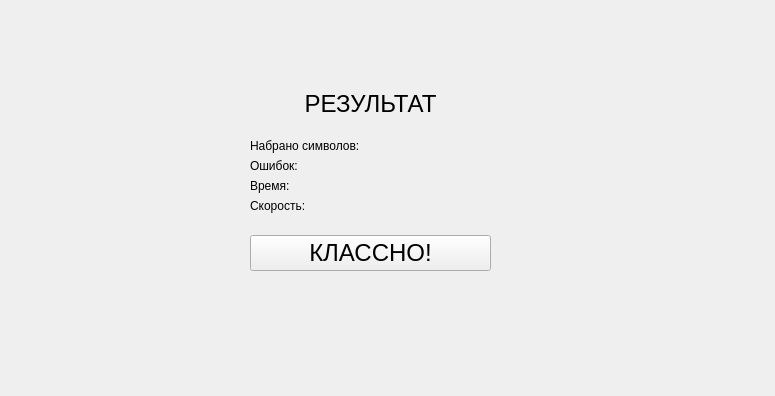
<?xml version="1.0" encoding="UTF-8"?>
<ui version="4.0">
 <class>result</class>
 <widget class="QDialog" name="result">
  <property name="geometry">
   <rect>
    <x>0</x>
    <y>0</y>
    <width>775</width>
    <height>396</height>
   </rect>
  </property>
  <property name="windowTitle">
   <string>Dialog</string>
  </property>
  <property name="locale">
   <locale language="Russian" country="Russia"/>
  </property>
  <widget class="QWidget" name="verticalLayoutWidget">
   <property name="geometry">
    <rect>
     <x>250</x>
     <y>90</y>
     <width>241</width>
     <height>181</height>
    </rect>
   </property>
   <layout class="QVBoxLayout" name="verticalLayout_3">
    <item>
     <widget class="QLabel" name="label_4">
      <property name="font">
       <font>
        <family>Arial</family>
        <pointsize>18</pointsize>
       </font>
      </property>
      <property name="text">
       <string>РЕЗУЛЬТАТ</string>
      </property>
      <property name="alignment">
       <set>Qt::AlignCenter</set>
      </property>
     </widget>
    </item>
    <item>
     <spacer name="verticalSpacer_3">
      <property name="orientation">
       <enum>Qt::Vertical</enum>
      </property>
      <property name="sizeHint" stdset="0">
       <size>
        <width>20</width>
        <height>40</height>
       </size>
      </property>
     </spacer>
    </item>
    <item>
     <layout class="QHBoxLayout" name="horizontalLayout">
      <item>
       <layout class="QVBoxLayout" name="verticalLayout">
        <item>
         <widget class="QLabel" name="label1">
          <property name="text">
           <string>Набрано символов: </string>
          </property>
         </widget>
        </item>
        <item>
         <widget class="QLabel" name="label2">
          <property name="text">
           <string>Ошибок:</string>
          </property>
         </widget>
        </item>
        <item>
         <widget class="QLabel" name="label3">
          <property name="text">
           <string>Время:</string>
          </property>
         </widget>
        </item>
        <item>
         <widget class="QLabel" name="label4">
          <property name="text">
           <string>Скорость:</string>
          </property>
         </widget>
        </item>
       </layout>
      </item>
      <item>
       <spacer name="verticalSpacer">
        <property name="orientation">
         <enum>Qt::Vertical</enum>
        </property>
        <property name="sizeType">
         <enum>QSizePolicy::Ignored</enum>
        </property>
        <property name="sizeHint" stdset="0">
         <size>
          <width>10</width>
          <height>40</height>
         </size>
        </property>
       </spacer>
      </item>
      <item>
       <layout class="QVBoxLayout" name="verticalLayout_2">
        <item>
         <widget class="QLabel" name="symbolsLabel">
          <property name="text">
           <string/>
          </property>
         </widget>
        </item>
        <item>
         <widget class="QLabel" name="errsLabel">
          <property name="text">
           <string/>
          </property>
         </widget>
        </item>
        <item>
         <widget class="QLabel" name="timeLabel">
          <property name="text">
           <string/>
          </property>
         </widget>
        </item>
        <item>
         <widget class="QLabel" name="speedLabel">
          <property name="text">
           <string/>
          </property>
         </widget>
        </item>
       </layout>
      </item>
     </layout>
    </item>
    <item>
     <spacer name="verticalSpacer_4">
      <property name="orientation">
       <enum>Qt::Vertical</enum>
      </property>
      <property name="sizeHint" stdset="0">
       <size>
        <width>20</width>
        <height>40</height>
       </size>
      </property>
     </spacer>
    </item>
    <item>
     <widget class="QPushButton" name="backButton">
      <property name="font">
       <font>
        <family>Arial</family>
        <pointsize>18</pointsize>
       </font>
      </property>
      <property name="text">
       <string>КЛАССНО!</string>
      </property>
      <property name="autoDefault">
       <bool>false</bool>
      </property>
     </widget>
    </item>
   </layout>
  </widget>
 </widget>
 <resources/>
 <connections/>
</ui>
